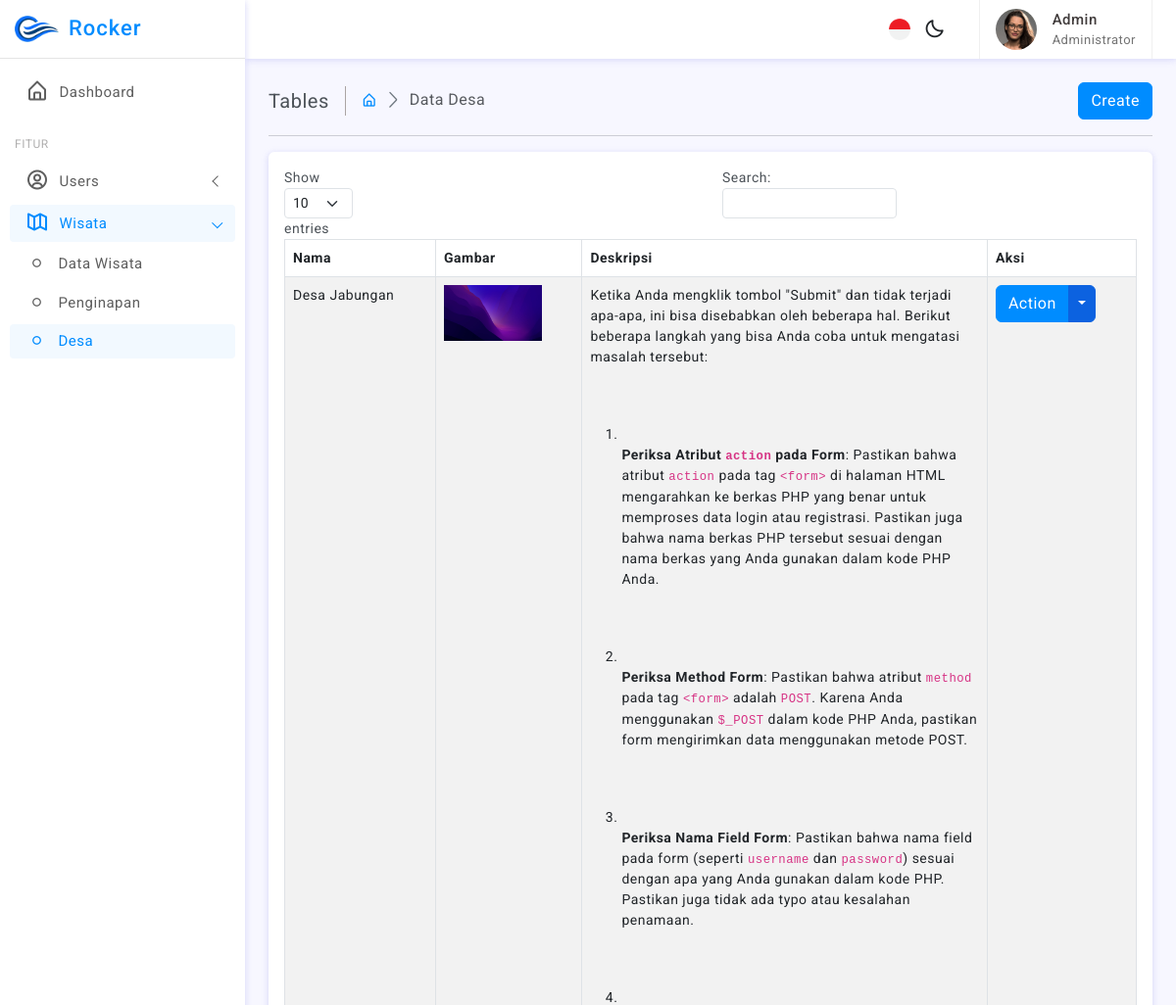
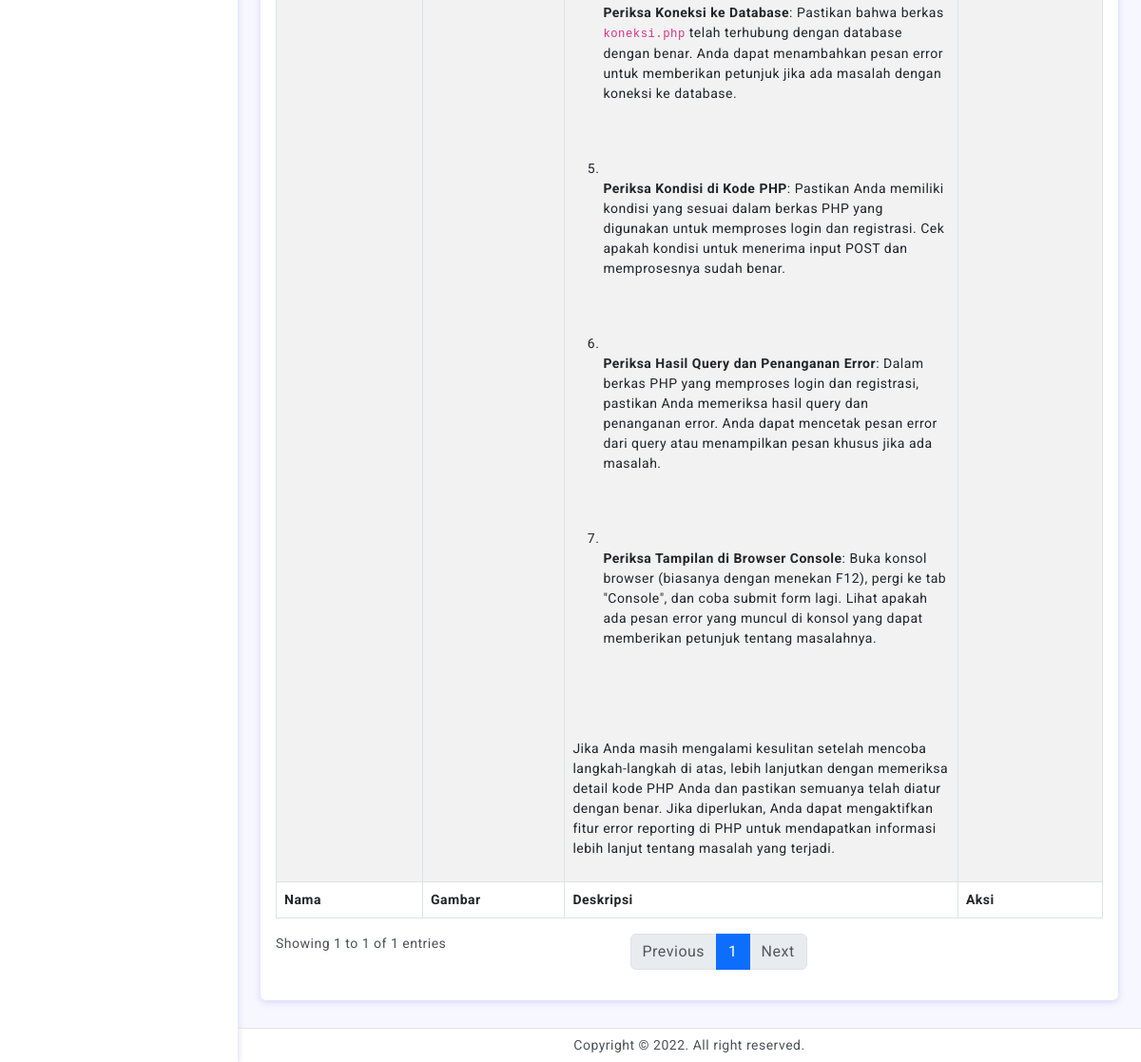
/admin/desa.php (signed in), run on the app's committed database (2 pictures, top to bottom).
### tables this page shows
CREATE TABLE `desa` (
  `id` int NOT NULL,
  `nama_desa` varchar(100) NOT NULL,
  `gambar_desa` varchar(255) DEFAULT NULL,
  `deskripsi_desa` text
);

### admin/desa.php (the view, shortened to what this page needs)
<?php
    include 'db.php';
    $sql = "SELECT * FROM desa";
    $result = $conn->query($sql);
?>
<!doctype html>
<html lang="en">
<head>
	<?php include 'includes/style.php'; ?>
</head>
<body>
	<div class="wrapper">
		<?php include 'includes/sidebar.php'; ?>
		<?php include 'includes/header.php'; ?>
		<div class="page-wrapper">
			<div class="page-content">
				<div class="page-breadcrumb d-none d-sm-flex align-items-center mb-3">
					<div class="breadcrumb-title pe-3">Tables</div>
					<div class="ps-3">
						<nav aria-label="breadcrumb">
							<ol class="breadcrumb mb-0 p-0">
								<li class="breadcrumb-item"><a href="javascript:;"><i class="bx bx-home-alt"></i></a>
								</li>
								<li class="breadcrumb-item active" aria-current="page">Data Desa</li>
							</ol>
						</nav>
					</div>
					<div class="ms-auto">
						<button type="button" class="btn btn-primary"><a href="form_desacreate.php" class="text-white">Create</a></button>
					</div>
				</div>
				<hr/>
				<div class="card">
					<div class="card-body">
						<div class="table-responsive">
							<table id="example" class="table table-striped table-bordered" style="width:100%">
								<thead>
									<tr>
										<th>Nama</th>
										<th>Gambar</th>
										<th>Deskripsi</th>
										<th>Aksi</th>
									</tr>
								</thead>
								<tbody>
									<?php while ($row = $result->fetch_assoc()): ?>
										<tr>
											<td><?php echo $row['nama_desa']; ?></td>
											<td><img src="desa/<?= $row['gambar_desa']; ?>" width="100"></td>
											<td class="desc"><?= $row['deskripsi_desa']; ?></td>
											<td>
												<div class="btn-group">
													<button type="button" class="btn btn-primary">Action</button>
													<button type="button" class="btn btn-primary split-bg-primary dropdown-toggle dropdown-toggle-split" data-bs-toggle="dropdown">	<span class="visually-hidden">Toggle Dropdown</span>
													</button>
												</div>
											</td>
										</tr>
									<?php endwhile; ?>
								</tbody>
								<tfoot>
									<tr>
										<th>Nama</th>
										<th>Gambar</th>
										<th>Deskripsi</th>
										<th>Aksi</th>
									</tr>
								</tfoot>
							</table>
						</div>
					</div>
				</div>
			</div>
		</div>
		<?php include 'includes/footer.php'; ?>
	</div>
</body>
</html>

### admin/assets/css/app.css (style rules this page uses)
body { font-size: 14px; color: #4c5258; letter-spacing: .5px; background: #f7f7ff; overflow-x: hidden; font-family: Roboto, sans-serif }
a { text-decoration: none }
.wrapper { width: 100%; position: relative }
.page-wrapper { height: 100%; margin-top: 60px; margin-bottom: 30px; margin-left: 250px }
.page-content { padding: 1.5rem 1.5rem 0.7rem 1.5rem }
.breadcrumb-title { font-size: 20px; border-right: 1.5px solid #aaa4a4 }
.page-breadcrumb .breadcrumb li.breadcrumb-item { font-size: 16px }
.page-breadcrumb .breadcrumb-item+.breadcrumb-item::before { display: inline-block; padding-right: .5rem; color: #6c757d; font-family: LineIcons; content: "\ea5c" }
.split-bg-primary { background-color: #0c62e0; border-color: #0c62e0 }

### admin/desa.php (style rules this page uses)
td.desc { max-width: 300px; word-wrap: break-word; white-space: pre-line; }

### data on the page
desa: nama_desa "Desa Jabungan", gambar_desa (picture), deskripsi_desa "Ketika Anda mengklik tombol \"Submit\" dan tidak terjadi apa-apa, ini bisa disebabkan oleh beberapa hal. Berikut beberapa langkah yang bisa Anda coba untuk mengatasi masalah tersebut: Periksa Atribut action pada Form : Pastikan bahwa atribut action pada tag <form> di halaman HTML mengarahkan ke berkas PHP yang benar untuk memproses data login atau registrasi. Pastikan juga bahwa nama berkas PHP tersebut sesuai dengan nama berkas yang Anda gunakan dalam kode PHP Anda. Periksa Method Form : Pastikan bahwa atribut method pada tag <form> adalah POST . Karena Anda menggunakan $_POST dalam kode PHP Anda, pastikan form mengirimkan data menggunakan metode POST. Periksa Nama Field Form : Pastikan…"
